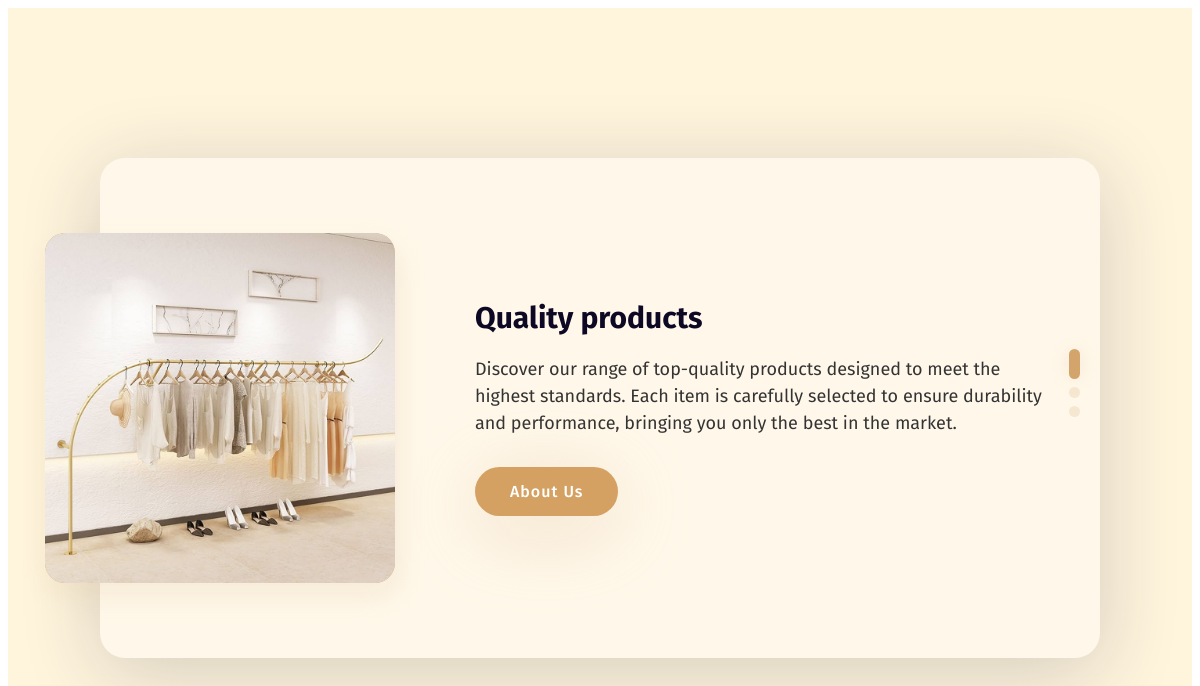
/aviato-bootstrap-main/theme/404.php, run on the app's committed database.
### tables this page shows
CREATE TABLE `slide_show` (
  `slide_id` int(11) NOT NULL,
  `title` varchar(255) NOT NULL,
  `description` varchar(255) NOT NULL,
  `image` varchar(255) NOT NULL,
  `slide_type` varchar(255) NOT NULL
);

### aviato-bootstrap-main/class/DAL.class.php (called while the page is built, shortened)
<?php
class DAL
{
    public $servername = "localhost";
    public $username = "root";
    public $password = "";
    public $dbname = "level3-ecomerce";
    private function connect()
    {
        $conn = new mysqli($this->servername, $this->username, $this->password, $this->dbname);
        return $conn;
    }
    public function getdata($sql)
    {
        $conn = $this->connect();
        $result = $conn->query($sql);
        $results = $result->fetch_all(MYSQLI_ASSOC);
        return $results;
    }
}

### aviato-bootstrap-main/class/index.class.php (called while the page is built, shortened)
<?php
require_once('DAL.class.php');
class Index extends DAL
{
    function getAllIndex()
    {
        $sql = "SELECT * FROM slide_show";
        return $this->getdata($sql);
    }
}

### aviato-bootstrap-main/theme/404.php (the view, shortened to what this page needs)
<?php require_once("../class/index.class.php"); ?>
<?php $index = new Index();
$allindex = $index->getAllIndex();
?>
<!DOCTYPE html>
<html lang="en">
<head>
    <link rel="stylesheet" href="https://unpkg.com/swiper/swiper-bundle.min.css">
</head>
<div class="body1">
    <div class="blog-slider">
        <div class="blog-slider__wrp swiper-wrapper">
            <div class="blog-slider__item swiper-slide">
                <div class="blog-slider__img">
                    <img src="http://localhost/adminPanelSherke/adminPanelSherke/assets/img/<?= $allindex[6]['image'] ?>" alt="">
                </div>
                <div class="blog-slider__content">
                    <div class="blog-slider__title"><?= $allindex[6]['title'] ?></div>
                    <div class="blog-slider__text"><?= $allindex[6]['description'] ?></div>
                    <a href="about.php" class="blog-slider__button">About Us</a>
                </div>
            </div>
        </div>
        <div class="blog-slider__pagination swiper-pagination" style="margin-top:-25%;"></div>
    </div>
</div>
</html>

### aviato-bootstrap-main/theme/404.php (style rules this page uses)
* { box-sizing: border-box; }
.body1 { background-color: #fff5dd; min-height: 100vh; font-family: 'Fira Sans', sans-serif; display: flex; justify-content: center; align-items: center; }
.blog-slider { width: 95%; position: relative; max-width: 1000px; margin: auto; background: #fff8ea; box-shadow: 0px 14px 80px rgba(34, 35, 58, 0.2); padding: 25px; border-radius: 25px; height: 500px; max-height: 100%; transition: all .3s; }
.blog-slider__item { display: flex; align-items: center; }
.blog-slider__item.swiper-slide-active .blog-slider__img img { opacity: 1; transition-delay: .3s; }
.blog-slider__item.swiper-slide-active .blog-slider__content>* { opacity: 1; transform: none; }
.blog-slider__item.swiper-slide-active .blog-slider__content>*:nth-child(1) { transition-delay: 0.4s; }
.blog-slider__item.swiper-slide-active .blog-slider__content>*:nth-child(2) { transition-delay: 0.5s; }
.blog-slider__item.swiper-slide-active .blog-slider__content>*:nth-child(3) { transition-delay: 0.6s; }
.blog-slider__img { width: 350px; flex-shrink: 0; height: 350px; background-color: #d9b78d; box-shadow: 4px 13px 30px 1px rgba(217, 183, 141, 0.2); border-radius: 20px; transform: translateX(-80px); overflow: hidden; position: relative; }
.blog-slider__img:after { content: ''; position: absolute; top: 0; left: 0; width: 100%; height: 100%; background-color: #d9b78d; border-radius: 20px; opacity: 0; }
.blog-slider__img img { width: 100%; height: 100%; object-fit: cover; display: block; opacity: 0; border-radius: 20px; transition: all .3s; }
.blog-slider__content { padding-right: 25px; }
.blog-slider__content>* { opacity: 0; transform: translateY(25px); transition: all .4s; }
.blog-slider__title { font-size: 30px; font-weight: 700; color: #0d0925; margin-bottom: 20px; }
.blog-slider__text { color: #333; margin-bottom: 30px; font-size: 18px; line-height: 1.5em; }
.blog-slider__button { display: inline-flex; background-color: #d4a162; padding: 15px 35px; border-radius: 50px; color: #fff; box-shadow: 0px 14px 80px rgba(217, 183, 141, 0.4); text-decoration: none; font-weight: 500; justify-content: center; text-align: center; letter-spacing: 1px; }
.blog-slider__pagination { position: absolute; z-index: 21; right: 20px; width: 11px !important; text-align: center; left: auto !important; top: 50%; bottom: auto !important; transform: translateY(-50%); }

### data on the page
slide_show: image (picture), title "Quality products", description "Discover our range of top-quality products designed to meet the highest standards. Each item is carefully selected to ensure durability and performance, bringing you only the best in the market."
